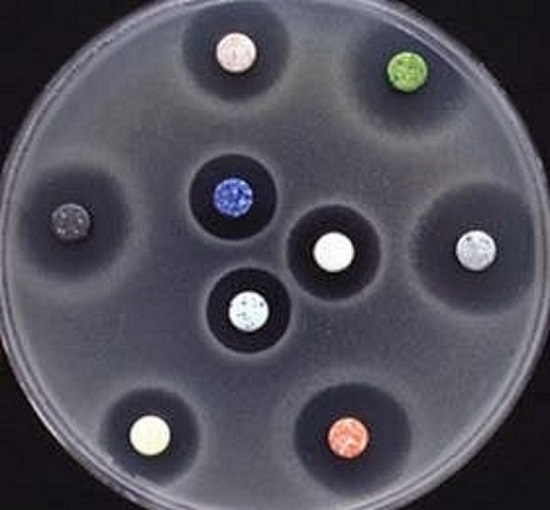
#> input picture User Interface/picture.jpeg, 550 x 510 px, found by its file name
$ python DetectingCirclesExample.py
#> lines starting #> are read from the running program, lines starting #| are printed output that depends on the picture
import numpy as np
import matplotlib.pyplot as plt
import cv2

def showResults():
    fig=plt.figure()
    fig.suptitle("ANTIBIOGRAMS", fontsize=16)

    fig1=fig.add_subplot(3,2,1)
    plt.axis("off")
    fig1.title.set_text('OriginalImg')
    plt.imshow(img)

    fig2=fig.add_subplot(3,2,2)
    plt.axis("off")
    fig2.title.set_text('RGBimage')
    plt.imshow(RGBimg)

    fig3=fig.add_subplot(3,2,3)
    plt.axis("off")
    fig3.title.set_text('GryascaleImg')
    plt.imshow(GrayscaleImage, cmap='gray')

    fig4=fig.add_subplot(3,2,4)
    plt.axis("off")
    fig4.title.set_text('BlurredImg')
    plt.imshow(filteredImage, cmap='gray')

    fig5=fig.add_subplot(3,2,5)
    plt.axis("off")
    fig5.title.set_text('ResultImg')
    plt.imshow(auxImg)

    fig5=fig.add_subplot(3,2,6)
    plt.axis("off")
    fig5.title.set_text('AntibioticsCircles')
    plt.imshow(auxImg2)
    plt.show()

def detectValidCircles():
    resultArray=np.array([[0,0,0]])             #creates an empty array of 1 row and 3 cols
    for i in circles[0,:]:
        if(filteredImage[i[1],i[0]]>50):         #i[1] corresponds to the columns and i[0] to
                                                #corresponds to the rows.
            array=np.array([i[0],i[1],i[2]])    #stores that particular element i in an array
            auxArray=array[np.newaxis]          #converting this array into a 1 row and 3
                                                #cols array
            resultArray=np.append(resultArray,auxArray,axis=0)  #add the auxArray to the
                                                                #final array
    resultArray=np.delete(resultArray,0,0)      #deleting the very first element in the array
    resultArray=resultArray[np.newaxis]         #making it an array of only 1 row
    return resultArray

def drawCircles(arrayX, image):
    for i in arrayX[0,:]:
        # draw the outer circle
        cv2.circle(image,(i[0],i[1]),i[2],(0,255,0),2)
        # draw the center of the circle
        cv2.circle(image,(i[0],i[1]),2,(0,0,255),3)
def imageFilter():
    GrayscaleImage=cv2.cvtColor(img, cv2.COLOR_BGR2GRAY)
    BlurredImage = cv2.medianBlur(GrayscaleImage,9)
    resultImage=BlurredImage
    return resultImage, GrayscaleImage

img = cv2.imread('.\picture.jpeg')
#> img is the input picture: shape (510, 550, 3); mean B, G, R 89.1, 79, 80.9
RGBimg=cv2.cvtColor(img,cv2.COLOR_BGR2RGB)
auxImg=RGBimg.copy()
auxImg2=RGBimg.copy()
filteredImage, GrayscaleImage=imageFilter()
#> in imageFilter, `BlurredImage = cv2.medianBlur(GrayscaleImage,9)`:
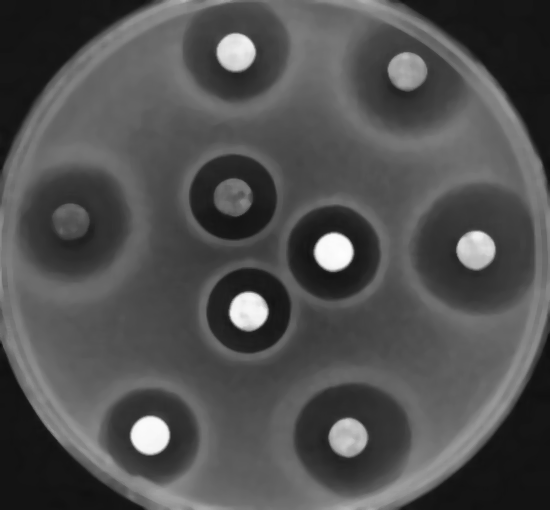
#> BlurredImage: shape (510, 550); min 14, max 253, mean 80.4
circles = cv2.HoughCircles(filteredImage,cv2.HOUGH_GRADIENT,1,25,param1=50,param2=10,
                           minRadius=38,maxRadius=41)
#> circles = [[249.5, 307.5, 40.4], [236.5, 199.5, 39.3], [159.5, 442.5, 39.3], [326.5, 247.5, 39.3], [406.5, 431.5, 40.4], [96.5, 410.5, 40.4], [370.5, 431.5, 39.3], [242.5, 58.5, 39.3]]
circles = np.uint16(np.around(circles))
#> circles = [[250, 308, 40], [236, 200, 39], [160, 442, 39], [326, 248, 39], [406, 432, 40], [96, 410, 40], [370, 432, 39], [242, 58, 39]]
ValidCircles=detectValidCircles()
#> the loop in detectValidCircles, `for i in circles[0,:]:` made 8 passes
#> resultArray on passes 1 to 3: [[0, 0, 0], [250, 308, 40]], [[0, 0, 0], [250, 308, 40], [236, 200, 39]], [[0, 0, 0], [250, 308, 40], [236, 200, 39], [160, 442, 39]]
#> after the loop in detectValidCircles, `for i in circles[0,:]:`: resultArray = [[0, 0, 0], [250, 308, 40], [236, 200, 39], [160, 442, 39], [326, 248, 39], [406, 432, 40], [96, 410, 40], [370, 432, 39], [242, 58, 39]]
#> in detectValidCircles, `resultArray=np.delete(resultArray,0,0)`: resultArray has the same summary as circles outside detectValidCircles
#> ValidCircles has the same summary as circles
drawCircles(ValidCircles,auxImg)
#> the loop in drawCircles, `for i in arrayX[0,:]:` made 8 passes
#> after the loop in drawCircles, `for i in arrayX[0,:]:`:
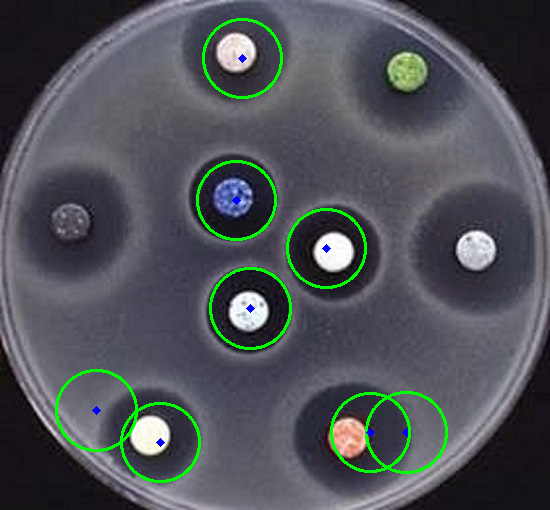
#> image: shape (510, 550, 3); mean R, G, B 79.2, 82.9, 87.6

antibioticCircles = cv2.HoughCircles(filteredImage,cv2.HOUGH_GRADIENT,1,25,param1=50,param2=10,
                           minRadius=4,maxRadius=10)
#> antibioticCircles = [[242.5, 204.5, 7.1], [61.5, 211.5, 6], [463.5, 442.5, 4.6], [414.5, 66.5, 4.6]]
antibioticCircles = np.uint16(np.around(antibioticCircles))
#> antibioticCircles = [[242, 204, 7], [62, 212, 6], [464, 442, 5], [414, 66, 5]]
drawCircles(antibioticCircles,auxImg2)
#> the loop in drawCircles (call 2), `for i in arrayX[0,:]:` made 4 passes
showResults()
print(type(circles))
#| <class 'numpy.ndarray'>
# print(type(antibioticCircles))
print(circles)
#| [[[250 308  40]
#|   [236 200  39]
#|   [160 442  39]
#|   [326 248  39]
#|   [406 432  40]
#|   [ 96 410  40]
#|   [370 432  39]
#|   [242  58  39]]]
x,y,z=np.shape(circles)
#> x = 1; y = 8; z = 3
print(x)
#| 1
print(y)
#| 8
print(z)
#| 3
# print(antibioticCircles)
